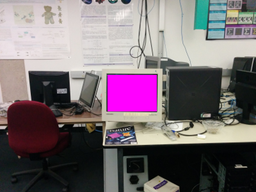
#> input picture images/pc.png, 256 x 192 px, shrunk from 400 x 300 before the run
$ python droste_effect.py   (Python 2 division)
#> lines starting #> are read from the running program, lines starting #| are printed output that depends on the picture
### drostelib/drostehelper.py
# -*- coding: utf-8 -*-
"""
Created on Thu Dec 24 12:59:31 2015

@author: azer
"""

import numpy as np


"""
Magenta color as the mask color
"""
transp_color = np.array([255, 0, 255])


"""
Determine whether a color is the mask color
"""
def IsMasked(col):
    if(col[0] == transp_color[0] and col[1] == transp_color[1] and col[2] == transp_color[2]):
        return True
    return False


"""
Make sure a coordinate is valid
(or is this because a bug in my program?)
"""
def IsCoordValid(x, y):
    # if x is invalid
    if(np.isnan(x) or np.isinf(x)):
        return False
    # if y is invalid
    if(np.isnan(y) or np.isinf(y)):
        return False
    # the coordinate is valid
    return True


"""
make sure a coordinate is inside the image
"""
def IsInside(x, y, width, height):
    if(x >= 0 and y >= 0 and x < width and y < height):
        return True
    # is inside
    return False


"""
Calculate the center of the mask and the approximate radius
"""
# [36 lines left out: function CalculateCenter, not called in this run]

### droste_effect.py
"""

radhitya@uwaterloo.ca

Droste effect

References:
    http://www.josleys.com/article_show.php?id=82#ref3
    https://github.com/tcoxon/droste/
"""


import numpy as np
import matplotlib
import matplotlib.pylab as plt

import drostelib.drostehelper as dh


"""
Global variables
"""
"""
height_origin = None
width_origin  = None
depth         = None # RGB channels
origin_x      = None
origin_y      = None
"""

"""
Obtain the inner radius
"""
def GetInnerBound(img_col):
    r1 = 0
    height, width, depth = img_col.shape
    origin_x = width  / 2.0
    origin_y = height / 2.0
    for y_iter in xrange(height):
        for x_iter in xrange(width):
            col = img_col[y_iter][x_iter]
            if(dh.IsMasked(col)):
                x = x_iter - origin_x
                y = y_iter - origin_y
                r = np.sqrt(x * x + y * y)
                if (r > r1):
                    r1 = r
    return r1


"""
The main function
"""
if __name__ == "__main__":

    # load the image
    img_col = matplotlib.image.imread("images/pc.png")
#> img_col is the input picture: shape (192, 256, 3) float32; mean R, G, B 0.47, 0.425, 0.446
    img_col = (img_col * 255).astype(np.uint8)
    height_origin, width_origin, depth = img_col.shape
#> height_origin = 192; width_origin = 256; depth = 3
    img_droste = np.zeros(img_col.shape, dtype="uint8")

    origin_x = width_origin  / 2.0
#> origin_x = 128
    origin_y = height_origin / 2.0
#> origin_y = 96
    r1       = GetInnerBound(img_col)
#> after the loop in GetInnerBound, `for y_iter in xrange(height):`: r1 = 34.21
#> r1 = 34.21
    r2       = origin_y if origin_y < origin_x else origin_x
#> r2 = 96

    # adjustment, this is a dirty trick
    #r1 *= 0.8
    #r1 *= 0.6

    # precompute variables
    log_r1     = np.log(r1)
#> log_r1 = 3.53
    r2_over_r1 = r2 / r1
#> r2_over_r1 = 2.81
    period     = np.log(r2_over_r1)
#> period = 1.03
    pi2        = np.pi * 2.0

    # number of repeats
    repeat_min = -5 # outward repeat
    repeat_max = 10 # inward repeat

    # these are for 2nd stage
    alpha = np.arctan(np.log(r2 / r1) / pi2)
#> alpha = 0.163
    f = np.cos(alpha)
#> f = 0.987
    exp_alpha = np.exp(1j * alpha)

    for x_iter in xrange(width_origin):
        for y_iter in xrange(height_origin):

            xy1 = complex(x_iter - origin_x, y_iter - origin_y)

            # 1st stage, to polar coordinate
            xy1 = np.log(xy1) - log_r1

            #repeat_array = range(repeat_min, repeat_max)
            #for rep_iter in repeat_array:
            for rep_iter in xrange(repeat_min, repeat_max) :
                period_rep = period * (rep_iter)
                xy2 = xy1 + complex(period_rep, 0)

                # 2nd stage, rotate and shrink
                xy3 = xy2 * f * exp_alpha

                # 3rd stage, exponentiation
                xy4 = np.exp(xy3)

                new_x = np.real(xy4) + origin_x
                new_y = np.imag(xy4) + origin_y

                if not (dh.IsCoordValid(new_x, new_y)):
                    continue

                if(dh.IsInside(new_x, new_y, width_origin, height_origin)):
                    ori_col = img_col[int(new_y)][int(new_x)]
                    if not(dh.IsMasked(ori_col)):
                        img_droste[y_iter][x_iter] = ori_col
                        break
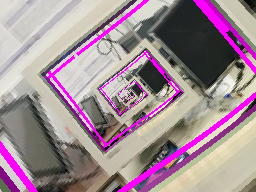
#> img_droste: shape (192, 256, 3); mean R, G, B 161, 138.5, 148.5

    # print the original and show r1 and r2
    plt.figure(1)
    plt.clf()
    plt.imshow(img_col)
    circle1 = plt.Circle((origin_x, origin_y), r1, linestyle="dashed", facecolor="none", edgecolor="blue")
    circle2 = plt.Circle((origin_x, origin_y), r2, linestyle="dashed", facecolor="none", edgecolor="red")
    fig = plt.gcf()
    fig.gca().add_artist(circle1)
    fig.gca().add_artist(circle2)
    plt.show()

    # show the droste image
    plt.figure(2)
    plt.clf()
    plt.imshow(img_droste)
    #plt.savefig("droste_image.png")

    print "Calculation is completed"


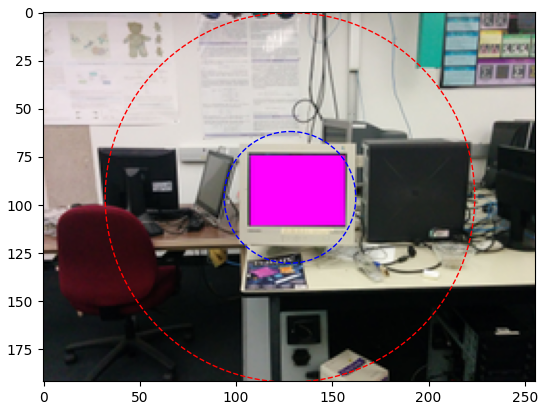
#> figure drawn by matplotlib, 1 panel
